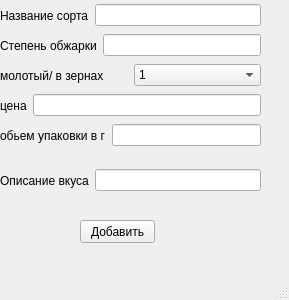
<?xml version="1.0" encoding="UTF-8"?>
<ui version="4.0">
 <class>MainWindow</class>
 <widget class="QMainWindow" name="MainWindow">
  <property name="geometry">
   <rect>
    <x>0</x>
    <y>0</y>
    <width>289</width>
    <height>300</height>
   </rect>
  </property>
  <property name="windowTitle">
   <string>MainWindow</string>
  </property>
  <widget class="QWidget" name="centralwidget">
   <widget class="QWidget" name="horizontalLayoutWidget_2">
    <property name="geometry">
     <rect>
      <x>0</x>
      <y>30</y>
      <width>261</width>
      <height>31</height>
     </rect>
    </property>
    <layout class="QHBoxLayout" name="horizontalLayout_2">
     <item>
      <widget class="QLabel" name="label_2">
       <property name="text">
        <string>Степень обжарки</string>
       </property>
      </widget>
     </item>
     <item>
      <widget class="QLineEdit" name="stroka2"/>
     </item>
    </layout>
   </widget>
   <widget class="QWidget" name="horizontalLayoutWidget_3">
    <property name="geometry">
     <rect>
      <x>0</x>
      <y>60</y>
      <width>261</width>
      <height>31</height>
     </rect>
    </property>
    <layout class="QHBoxLayout" name="horizontalLayout_3">
     <item>
      <widget class="QLabel" name="label_3">
       <property name="text">
        <string>молотый/ в зернах</string>
       </property>
      </widget>
     </item>
     <item>
      <widget class="QComboBox" name="comboBox">
       <item>
        <property name="text">
         <string>1</string>
        </property>
       </item>
       <item>
        <property name="text">
         <string>0</string>
        </property>
       </item>
      </widget>
     </item>
    </layout>
   </widget>
   <widget class="QWidget" name="horizontalLayoutWidget">
    <property name="geometry">
     <rect>
      <x>0</x>
      <y>0</y>
      <width>261</width>
      <height>31</height>
     </rect>
    </property>
    <layout class="QHBoxLayout" name="horizontalLayout">
     <item>
      <widget class="QLabel" name="label">
       <property name="text">
        <string>Название сорта</string>
       </property>
      </widget>
     </item>
     <item>
      <widget class="QLineEdit" name="stroka1"/>
     </item>
    </layout>
   </widget>
   <widget class="QPushButton" name="pushButton">
    <property name="geometry">
     <rect>
      <x>80</x>
      <y>220</y>
      <width>75</width>
      <height>23</height>
     </rect>
    </property>
    <property name="text">
     <string>Добавить</string>
    </property>
   </widget>
   <widget class="QWidget" name="horizontalLayoutWidget_4">
    <property name="geometry">
     <rect>
      <x>0</x>
      <y>150</y>
      <width>261</width>
      <height>61</height>
     </rect>
    </property>
    <layout class="QHBoxLayout" name="horizontalLayout_4">
     <item>
      <widget class="QLabel" name="label_4">
       <property name="text">
        <string>Описание вкуса</string>
       </property>
      </widget>
     </item>
     <item>
      <widget class="QLineEdit" name="stroka5"/>
     </item>
    </layout>
   </widget>
   <widget class="QWidget" name="horizontalLayoutWidget_6">
    <property name="geometry">
     <rect>
      <x>0</x>
      <y>120</y>
      <width>261</width>
      <height>31</height>
     </rect>
    </property>
    <layout class="QHBoxLayout" name="horizontalLayout_6">
     <item>
      <widget class="QLabel" name="label_6">
       <property name="text">
        <string>обьем упаковки в г</string>
       </property>
      </widget>
     </item>
     <item>
      <widget class="QLineEdit" name="stroka4"/>
     </item>
    </layout>
   </widget>
   <widget class="QWidget" name="horizontalLayoutWidget_5">
    <property name="geometry">
     <rect>
      <x>0</x>
      <y>90</y>
      <width>261</width>
      <height>31</height>
     </rect>
    </property>
    <layout class="QHBoxLayout" name="horizontalLayout_5">
     <item>
      <widget class="QLabel" name="label_5">
       <property name="text">
        <string>цена</string>
       </property>
      </widget>
     </item>
     <item>
      <widget class="QLineEdit" name="stroka3"/>
     </item>
    </layout>
   </widget>
  </widget>
  <widget class="QMenuBar" name="menubar">
   <property name="geometry">
    <rect>
     <x>0</x>
     <y>0</y>
     <width>289</width>
     <height>21</height>
    </rect>
   </property>
  </widget>
  <widget class="QStatusBar" name="statusbar"/>
 </widget>
 <resources/>
 <connections/>
</ui>
